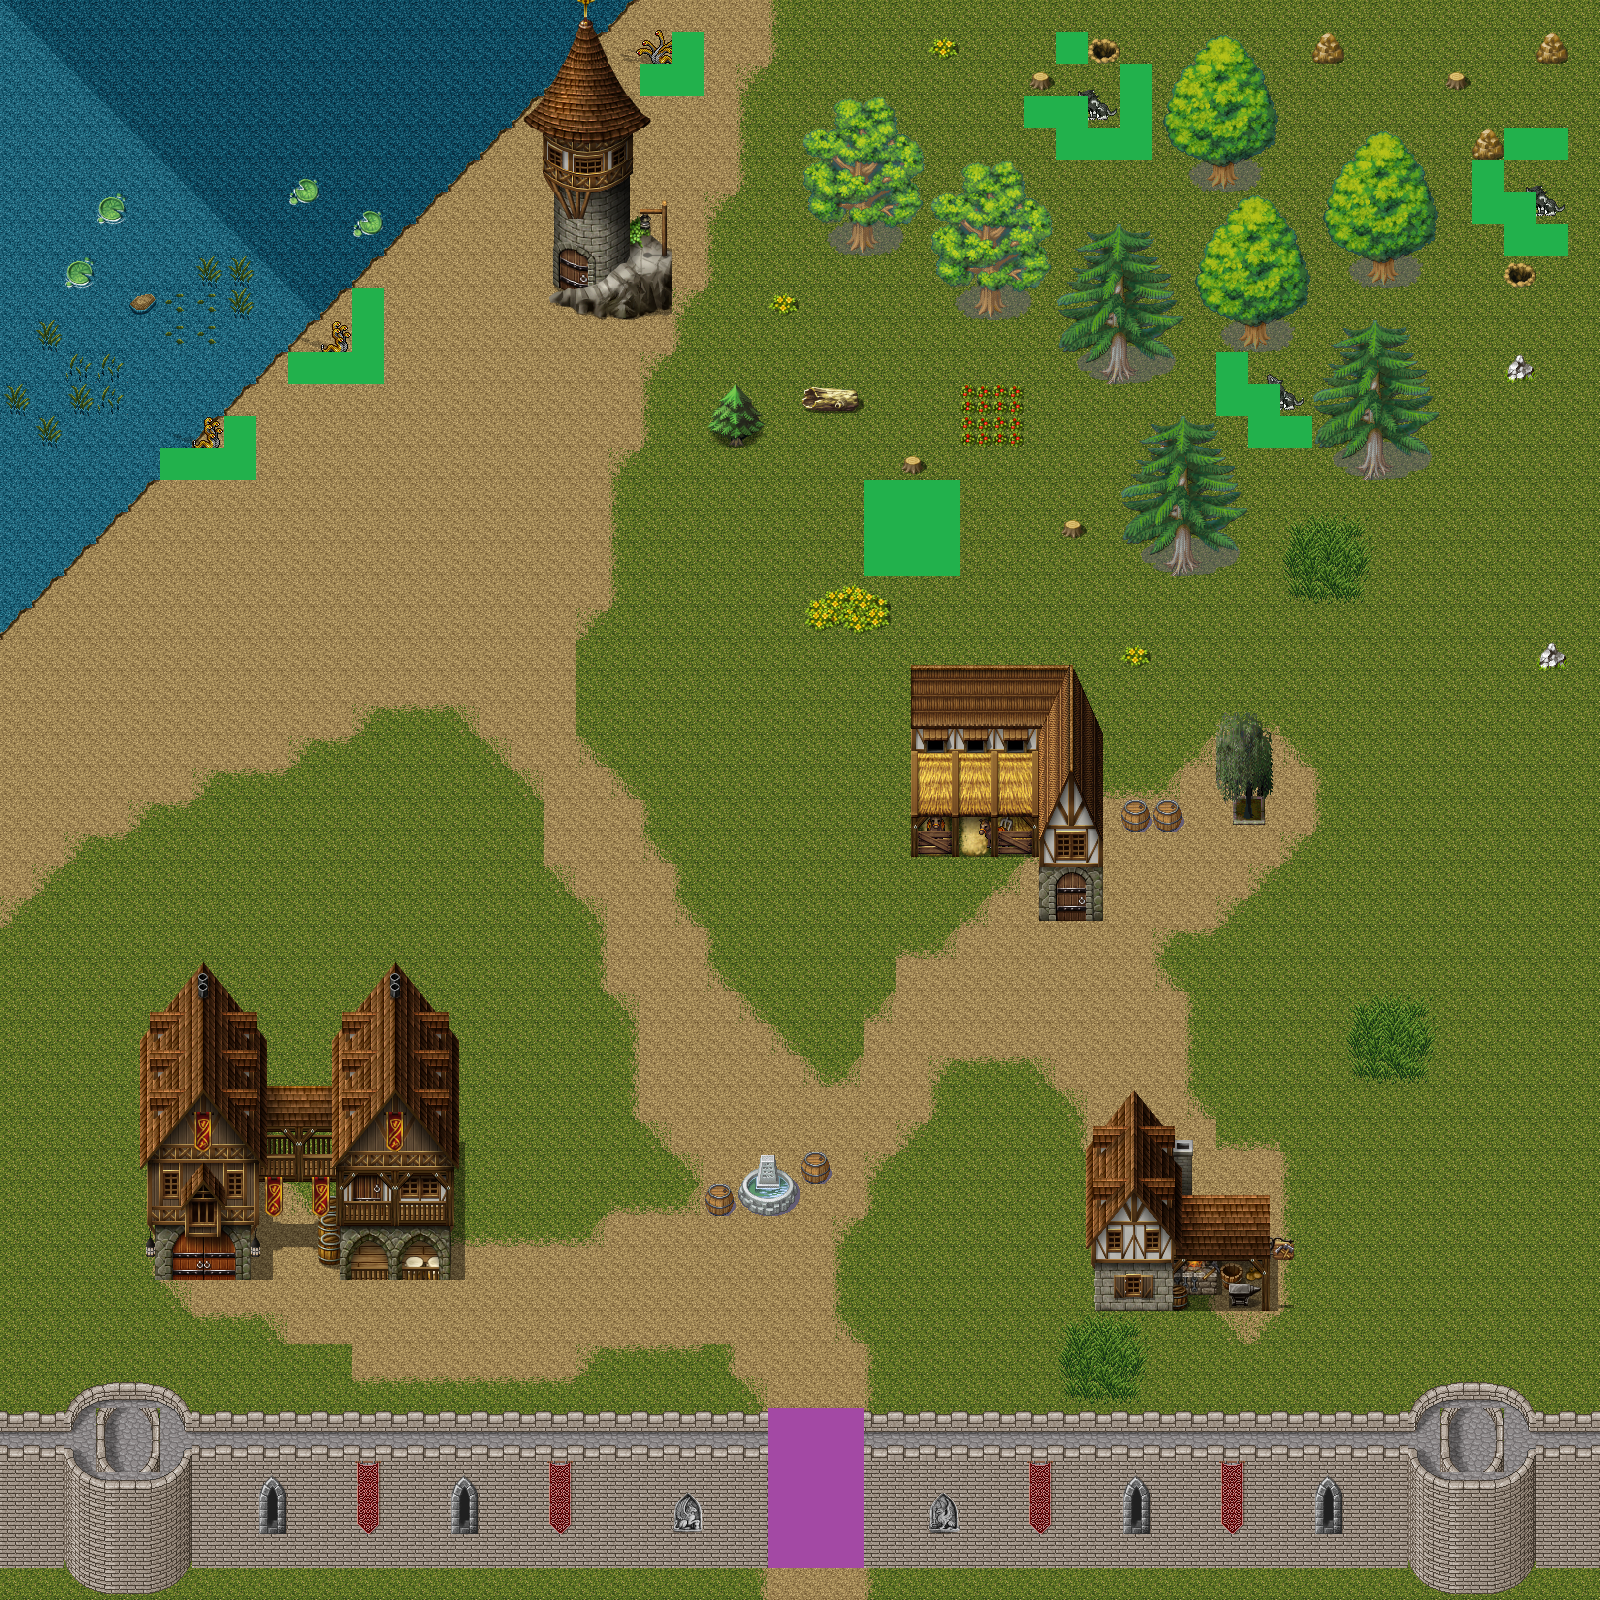

A 2D game scene composited from a Tiled map and its tileset images. What follows is a short description and the map's XML, with each tile layer's data collapsed to a summary:
An orthogonal 50x50 tile map with 32x32 px tiles, 7 tile layers (background, mobs, mobsarea, objects, ...), 1 hidden layer not drawn, 10 tilesets.

<map version="1.0" orientation="orthogonal" renderorder="right-down" width="50" height="50" tilewidth="32" tileheight="32" nextobjectid="1">
 <tileset firstgid="1" name="tileset" tilewidth="32" tileheight="32" tilecount="1280" columns="8">
  <image source="../tiles/tileset.PNG" width="256" height="5120" />
 </tileset>
 <tileset firstgid="1281" name="tmw-concrete_walls-0113a" tilewidth="32" tileheight="32" tilecount="384" columns="16">
  <image source="../tiles/tmw-concrete_walls-0113a.png" width="512" height="768" />
 </tileset>
 <tileset firstgid="1665" name="virdos_tileset1" tilewidth="32" tileheight="32" tilecount="240" columns="8">
  <image source="../tiles/virdos_tileset1.PNG" width="256" height="960" />
 </tileset>
 <tileset firstgid="1905" name="outsidebforest" tilewidth="32" tileheight="32" tilecount="256" columns="16">
  <image source="../tiles/outsidebforest.png" width="512" height="512" />
 </tileset>
 <tileset firstgid="2161" name="medievalhouses_2" tilewidth="32" tileheight="32" tilecount="416" columns="16">
  <image source="../tiles/medievalhouses_2.png" width="540" height="854" />
 </tileset>
 <tileset firstgid="2577" name="vx-plants-tileset1" tilewidth="32" tileheight="32" tilecount="256" columns="16">
  <image source="../tiles/vx-plants-tileset1.png" width="512" height="512" />
 </tileset>
 <tileset firstgid="2833" name="medievalhouses_2" tilewidth="32" tileheight="32" spacing="2" tilecount="375" columns="15">
  <image source="../tiles/medievalhouses_2.png" width="540" height="854" />
 </tileset>
 <tileset firstgid="3208" name="collisions" tilewidth="32" tileheight="32" tilecount="5" columns="5">
  <image source="../tiles/collisions.png" width="160" height="32" />
 </tileset>
 <tileset firstgid="3213" name="watermonster" tilewidth="80" tileheight="80" tilecount="3" columns="3">
  <image source="../MOBsprite/watermonster80x80.png" width="317" height="81" />
 </tileset>
 <tileset firstgid="3216" name="wolfs" tilewidth="62" tileheight="62" tilecount="2" columns="2">
  <image source="../MOBsprite/wolfs62x62.png" width="159" height="85" />
 </tileset>
 <layer name="background" width="50" height="50">
  <data>[2500 cells, 2492 non-empty, 28 distinct tile ids]</data>
 </layer>
 <layer name="mobs" width="50" height="50">
  <data>[2500 cells, 7 non-empty, 5 distinct tile ids]</data>
 </layer>
 <layer name="mobsarea" width="50" height="50">
  <data>[2500 cells, 32 non-empty, 1 distinct tile ids]</data>
 </layer>
 <layer name="objects" width="50" height="50">
  <data>[2500 cells, 782 non-empty, 416 distinct tile ids]</data>
 </layer>
 <layer name="effects" width="50" height="50">
  <data>[2500 cells, 0 non-empty, 0 distinct tile ids]</data>
 </layer>
 <layer name="collision" width="50" height="50" visible="0">
  <data>[2500 cells, 774 non-empty, 1 distinct tile ids]</data>
 </layer>
 <layer name="npc" width="50" height="50">
  <data>[2500 cells, 9 non-empty, 1 distinct tile ids]</data>
 </layer>
 <layer name="gate" width="50" height="50">
  <data>[2500 cells, 15 non-empty, 1 distinct tile ids]</data>
 </layer>
</map>
